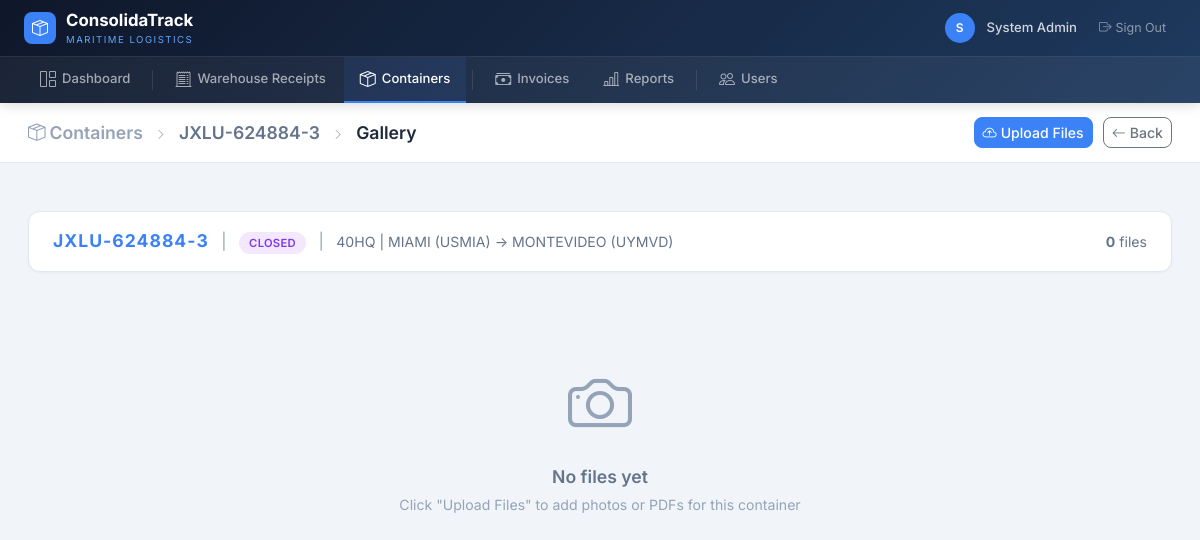
Page /containers/1/gallery (signed in) on the committed database.
### app/models.py (models this page shows, shortened)
class User(UserMixin, db.Model):
    __tablename__ = "users"
    id = db.Column(db.Integer, primary_key=True)
    email = db.Column(db.String(200), unique=True, nullable=False)
    password_hash = db.Column(db.String(256), nullable=False)
    full_name = db.Column(db.String(200), nullable=False)
    is_active = db.Column(db.Boolean, default=True)
    created_at = db.Column(db.DateTime, default=_utcnow)
    roles = db.relationship("Role", secondary=user_roles, backref="users")
    def has_role(self, role_name: str) -> bool:
        return any(r.name == role_name for r in self.roles)

class Container(db.Model):
    __tablename__ = "containers"
    id = db.Column(db.Integer, primary_key=True)
    warehouse_id = db.Column(db.Integer, db.ForeignKey("warehouses.id"), nullable=False)
    container_number = db.Column(db.String(20))  # may be TBD at PLANNED stage
    container_type = db.Column(db.String(10))     # 20, 40, 40HQ
    booking_number = db.Column(db.String(50))
    carrier = db.Column(db.String(100))           # shipping line / naviera
    forwarder = db.Column(db.String(100))
    pol = db.Column(db.String(100))               # Port of Loading
    pod = db.Column(db.String(100))               # Port of Discharge
    etd = db.Column(db.Date)                      # Estimated Time of Departure
    eta = db.Column(db.Date)                      # Estimated Time of Arrival
    status = db.Column(db.Enum(ContainerStatus), nullable=False, default=ContainerStatus.PLANNED)
    notes = db.Column(db.Text)
    created_at = db.Column(db.DateTime, default=_utcnow)
    updated_at = db.Column(db.DateTime, default=_utcnow, onupdate=_utcnow)
    load_lines = db.relationship("ContainerLoadLine", backref="container", lazy="dynamic",
                                  cascade="all, delete-orphan")
    events = db.relationship("ContainerEvent", backref="container", lazy="dynamic",
                              order_by="ContainerEvent.event_time")
    tracking_points = db.relationship("ContainerTrackingPoint", backref="container",
                                       lazy="dynamic", order_by="ContainerTrackingPoint.timestamp")
    freight_invoices = db.relationship("FreightInvoice", backref="container", lazy="dynamic")
    photos = db.relationship("ContainerPhoto", backref="container", lazy="dynamic",
                              cascade="all, delete-orphan", order_by="ContainerPhoto.uploaded_at.desc()")
    checklist = db.relationship("ContainerCheckItem", backref="container", lazy="dynamic",
                                 cascade="all, delete-orphan", order_by="ContainerCheckItem.sort_order")
    __table_args__ = (
        db.Index("ix_container_status", "status"),
        db.Index("ix_container_warehouse", "warehouse_id"),
    )
    VALID_TRANSITIONS = {
        ContainerStatus.PLANNED: [ContainerStatus.LOADING],
        ContainerStatus.LOADING: [ContainerStatus.CLOSED],
        ContainerStatus.CLOSED: [ContainerStatus.SHIPPED],
        ContainerStatus.SHIPPED: [ContainerStatus.ARRIVED],
        ContainerStatus.ARRIVED: [ContainerStatus.UNLOADED],
    }

### app/blueprints/containers/__init__.py (the view)
@containers_bp.route("/<int:container_id>/gallery")
@login_required
def container_gallery(container_id):
    container = db.session.get(Container, container_id)
    if not container:
        flash("Container not found.", "warning")
        return redirect(url_for("containers.container_list"))
    photos = container.photos.all()
    from collections import OrderedDict
    by_phase = OrderedDict()
    for p in photos:
        phase = p.phase or "OTHER"
        if phase not in by_phase:
            by_phase[phase] = []
        by_phase[phase].append(p)
    return render_template(
        "containers/gallery.html",
        container=container,
        photos=photos,
        by_phase=by_phase,
    )

### app/templates/containers/gallery.html (shortened to what this page needs)
{% extends "base.html" %}
{% block page_title %}
<a href="{{ url_for('containers.container_list') }}" style="color:var(--text-3);text-decoration:none"><i class="bi bi-box-seam me-1"></i>Containers</a>
<i class="bi bi-chevron-right mx-2" style="font-size:.7rem;color:var(--text-3)"></i>
<a href="{{ url_for('containers.container_detail', container_id=container.id) }}" style="color:var(--text-2);text-decoration:none">{{ container.container_number or 'TBD' }}</a>
<i class="bi bi-chevron-right mx-2" style="font-size:.7rem;color:var(--text-3)"></i>
Gallery
{% endblock %}
{% block topbar_actions %}
<button class="btn btn-primary btn-sm" data-bs-toggle="modal" data-bs-target="#modalUpload"><i class="bi bi-cloud-arrow-up me-1"></i>Upload Files</button>
<a href="{{ url_for('containers.container_detail', container_id=container.id) }}" class="btn btn-outline-secondary btn-sm"><i class="bi bi-arrow-left me-1"></i>Back</a>
{% endblock %}
{% block content %}
<div class="card mb-4">
  <div class="card-body d-flex align-items-center justify-content-between py-3 px-4">
    <div>
      <strong style="color:var(--accent);font-size:1.1rem;letter-spacing:1px">{{ container.container_number or 'TBD' }}</strong>
      <span style="color:var(--text-3);margin:0 8px">|</span>
      <span class="badge-status badge-{{ container.status.value|lower }}">{{ container.status.value }}</span>
      <span style="color:var(--text-3);margin:0 8px">|</span>
      <span style="font-size:.88rem;color:var(--text-2)">{{ container.container_type or '?' }} | {{ container.pol or '?' }} → {{ container.pod or '?' }}</span>
    </div>
    <div style="font-size:.88rem;color:var(--text-2)">
      <strong>{{ photos|length }}</strong> file{{ 's' if photos|length != 1 else '' }}
      {% set ns2 = namespace(imgs=0, pdfs=0) %}
      {% for p in photos %}
        {% if p.filename.endswith('.pdf') %}{% set ns2.pdfs = ns2.pdfs + 1 %}{% else %}{% set ns2.imgs = ns2.imgs + 1 %}{% endif %}
      {% endfor %}
    </div>
  </div>
</div>
{% if photos %}
{% for phase, phase_files in by_phase.items() %}
<div class="phase-section">
  <div class="phase-title">
    <i class="bi bi-{% if phase == 'LOADING' %}box-arrow-in-down{% elif phase == 'CLOSED' %}lock{% elif phase == 'SHIPPED' %}truck{% elif phase == 'ARRIVED' %}geo-alt{% else %}image{% endif %} me-1"></i>
    {{ phase }}
    <span class="phase-badge" style="background:var(--accent);color:#fff">{{ phase_files|length }}</span>
  </div>
  <div class="gallery-grid">
    {% for p in phase_files %}
    {% set is_pdf = p.filename.endswith('.pdf') %}
    <div class="file-card">
      <div class="thumb">
        {% if is_pdf %}
        <div class="pdf-thumb" onclick="openPdfViewer('{{ url_for('containers.serve_photo', filename=p.filename) }}', '{{ p.caption or p.original_name }}')">
          <i class="bi bi-file-earmark-pdf-fill"></i>
          <span>{{ p.original_name[:25] }}{% if p.original_name|length > 25 %}...{% endif %}</span>
        </div>
        <span class="type-badge pdf-badge">PDF</span>
        {% else %}
        <img src="{{ url_for('containers.serve_photo', filename=p.filename) }}"
             alt="{{ p.caption or p.original_name }}"
             onclick="openLightbox({{ loop.index0 }}, '{{ phase }}')"
             loading="lazy">
        <span class="type-badge img-badge">IMG</span>
        {% endif %}
      </div>
      <div class="info">
        <div class="caption" title="{{ p.caption or p.original_name }}">{{ p.caption or p.original_name }}</div>
        <div class="meta">
          <span>{{ p.uploaded_at.strftime('%d/%m/%Y %H:%M') }}</span>
          <span style="display:flex;gap:8px;align-items:center">
            {% if is_pdf %}
            <a href="{{ url_for('containers.serve_photo', filename=p.filename) }}" target="_blank" class="btn btn-link btn-sm p-0" style="font-size:.75rem;color:var(--accent)" title="Open in new tab"><i class="bi bi-box-arrow-up-right"></i></a>
            {% endif %}
            <a href="{{ url_for('containers.serve_photo', filename=p.filename) }}" download="{{ p.original_name }}" class="btn btn-link btn-sm p-0" style="font-size:.75rem;color:var(--text-2)" title="Download"><i class="bi bi-download"></i></a>
            <form method="post" action="{{ url_for('containers.delete_photo', container_id=container.id, photo_id=p.id) }}" style="display:inline" onsubmit="return confirm('Delete this file?')">
              <input type="hidden" name="csrf_token" value="{{ csrf_token() }}">
              <button type="submit" class="btn btn-link btn-sm p-0" style="color:var(--danger);font-size:.75rem" title="Delete"><i class="bi bi-trash"></i></button>
            </form>
          </span>
        </div>
      </div>
    </div>
    {% endfor %}
  </div>
</div>
{% endfor %}
{% else %}
<div class="empty-gallery">
  <i class="bi bi-camera"></i>
  <div style="font-size:1.1rem;font-weight:600;color:var(--text-2);margin-bottom:4px">No files yet</div>
  <div style="font-size:.88rem">Click "Upload Files" to add photos or PDFs for this container</div>
</div>
{% endif %}
{% endblock %}

### app/templates/base.html (shortened to what this page needs)
<!DOCTYPE html>
<html lang="en">
<head>
  <link href="https://cdn.jsdelivr.net/npm/bootstrap@5.3.3/dist/css/bootstrap.min.css" rel="stylesheet">
  <link href="https://cdn.jsdelivr.net/npm/bootstrap-icons@1.11.3/font/bootstrap-icons.min.css" rel="stylesheet">
</head>
<body>
  {% if current_user.is_authenticated %}
  <nav class="main-navbar">
    <div class="navbar-top">
      <div style="display:flex;align-items:center;gap:16px">
        <a href="{{ url_for('dashboard') }}" class="navbar-brand-area">
          <div class="logo-icon"><i class="bi bi-box-seam"></i></div>
          <div>
            <div class="brand-name">ConsolidaTrack</div>
            <div class="brand-sub">Maritime Logistics</div>
          </div>
        </a>
      </div>
      <div class="navbar-user">
        <div class="user-avatar">{{ current_user.full_name[0] }}</div>
        <span class="user-name">{{ current_user.full_name }}</span>
        <a href="{{ url_for('auth.logout') }}" class="btn-logout"><i class="bi bi-box-arrow-right me-1"></i>Sign Out</a>
      </div>
    </div>
    <div class="nav-links-bar" id="navLinks">
      <a href="{{ url_for('dashboard') }}" class="nav-link-item {% if request.endpoint == 'dashboard' %}active{% endif %}">
        <i class="bi bi-grid-1x2"></i> Dashboard
      </a>
      <a href="{{ url_for('wr.wr_list') }}" class="nav-link-item {% if request.blueprint == 'wr' %}active{% endif %}">
        <i class="bi bi-receipt-cutoff"></i> Warehouse Receipts
      </a>
      <a href="{{ url_for('containers.container_list') }}" class="nav-link-item {% if request.blueprint == 'containers' %}active{% endif %}">
        <i class="bi bi-box-seam"></i> Containers
      </a>
      <a href="{{ url_for('finance.invoice_list') }}" class="nav-link-item {% if request.blueprint == 'finance' %}active{% endif %}">
        <i class="bi bi-cash-stack"></i> Invoices
      </a>
      <a href="{{ url_for('reports.report_index') }}" class="nav-link-item {% if request.blueprint == 'reports' %}active{% endif %}">
        <i class="bi bi-bar-chart-line"></i> Reports
      </a>
      {% if current_user.has_role('admin') %}
      <a href="{{ url_for('auth.user_list') }}" class="nav-link-item {% if request.blueprint == 'auth' and request.endpoint != 'auth.login' %}active{% endif %}">
        <i class="bi bi-people"></i> Users
      </a>
      {% endif %}
    </div>
  </nav>
  <div class="page-header">
    <h1 class="page-title">{% block page_title %}{% endblock %}</h1>
    <div style="display:flex;align-items:center;gap:10px">{% block topbar_actions %}{% endblock %}</div>
  </div>
  <div class="content-area pb-0">
  </div>
  <div class="content-area">{% block content %}{% endblock %}</div>
  {% else %}
  <div style="min-height:100vh;background:linear-gradient(135deg,#0f172a,#1e3a5f);display:flex;align-items:center;justify-content:center">
    {% block content_unauth %}{% endblock %}
  </div>
  {% endif %}
</body>
</html>

### app/templates/containers/gallery.html (style rules this page uses)
.empty-gallery { text-align:center;padding:60px 20px;color:var(--text-3) }
.empty-gallery i { font-size:4rem;margin-bottom:12px;display:block }

### app/templates/base.html (style rules this page uses)
:root { --accent:#3b82f6;--accent-hover:#2563eb;--success:#10b981;--warning:#f59e0b;--danger:#ef4444;--surface:#fff;--border:#e2e8f0;--text-1:#1e293b;--text-2:#64748b;--text-3:#94a3b8 }
* { font-family:'Inter',-apple-system,BlinkMacSystemFont,sans-serif }
body { background:#f1f5f9;margin:0;min-height:100vh;padding-top:0 }
.main-navbar { background:linear-gradient(135deg,#0f172a,#1e3a5f);padding:0;position:sticky;top:0;z-index:1050;box-shadow:0 2px 12px rgba(0,0,0,.15) }
.navbar-top { display:flex;align-items:center;justify-content:space-between;padding:0 24px;height:56px }
.navbar-brand-area { display:flex;align-items:center;gap:10px;text-decoration:none;color:#fff }
.navbar-brand-area .logo-icon { width:32px;height:32px;background:var(--accent);border-radius:8px;display:flex;align-items:center;justify-content:center;font-size:16px;flex-shrink:0 }
.navbar-brand-area .brand-name { font-weight:700;font-size:1.05rem;color:#fff }
.navbar-brand-area .brand-sub { font-size:.6rem;color:#60a5fa;text-transform:uppercase;letter-spacing:1.5px }
.navbar-user { display:flex;align-items:center;gap:12px }
.navbar-user .user-avatar { width:30px;height:30px;border-radius:50%;background:var(--accent);display:flex;align-items:center;justify-content:center;font-size:.75rem;font-weight:600;color:#fff }
.navbar-user .user-name { color:rgba(255,255,255,.8);font-size:.82rem;font-weight:500 }
.navbar-user .btn-logout { color:rgba(255,255,255,.5);font-size:.78rem;text-decoration:none;padding:4px 10px;border-radius:6px;transition:all .2s }
.nav-links-bar { background:rgba(255,255,255,.05);border-top:1px solid rgba(255,255,255,.06);padding:0 24px;display:flex;align-items:center;gap:2px;overflow-x:auto }
.nav-link-item { display:flex;align-items:center;gap:6px;padding:10px 16px;color:rgba(255,255,255,.6);text-decoration:none;font-size:.82rem;font-weight:500;border-bottom:2px solid transparent;transition:all .2s;white-space:nowrap }
.nav-link-item.active { color:#fff;border-bottom-color:var(--accent);background:rgba(59,130,246,.1) }
.nav-link-item i { font-size:1rem }
.page-header { background:var(--surface);border-bottom:1px solid var(--border);padding:14px 28px;display:flex;align-items:center;justify-content:space-between }
.page-title { font-size:1.1rem;font-weight:600;color:var(--text-1);margin:0 }
.content-area { padding:24px 28px }
.card { background:var(--surface);border:1px solid var(--border);border-radius:12px;box-shadow:0 1px 3px rgba(0,0,0,.04) }
.badge-status { font-size:.7rem;font-weight:600;padding:4px 10px;border-radius:20px;letter-spacing:.3px }
.badge-closed { background:#f3e8ff;color:#7c3aed }
.btn { font-weight:500;font-size:.88rem;border-radius:8px }
.btn-primary { background:var(--accent);border-color:var(--accent) }

### rows in the picture
User: full_name "S", full_name "System Admin"
Container: container_number "JXLU-624884-3", status.value "CLOSED", container_type "40HQ", pol "MIAMI (USMIA)", pod "MONTEVIDEO (UYMVD)"

### other values in the picture
{{ photos|length }} "0"
{{ 's' if photos|length != 1 else '' }} "s"
